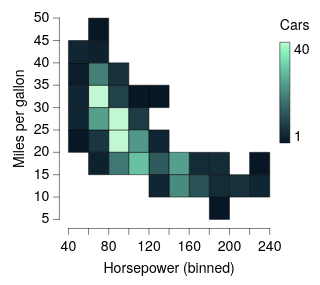

This figure's Vega-Lite source:
### Vega-Lite specification from a JSON file in a GitHub repository (floating-point values rounded to 4 significant figures; data arrays with more than 128 entries replaced by an {"elided": "..."} marker saying what was removed)
{"background": null, "config": {"arc": {"fill": "#DBDBDB", "fillOpacity": 1.0, "innerRadius": 25.0, "padAngle": 0.03, "stroke": "black", "strokeOpacity": 1, "strokeWidth": 0.25}, "area": {"fill": "#DBDBDB", "fillOpacity": 1.0, "stroke": "black", "strokeOpacity": 1, "strokeWidth": 0.25}, "axis": {"domain": true, "domainCap": "round", "domainColor": "black", "domainWidth": 0.25, "grid": false, "gridCap": "round", "gridColor": "#F1F1F1", "gridDash": [0, 0], "gridOpacity": 1.0, "gridWidth": 0.25, "labelColor": "black", "labelFont": "Helvetica Neue", "labelFontSize": 7, "labelFontStyle": "normal", "labelFontWeight": 400, "offset": 4.5, "ticks": true, "tickCap": "round", "tickColor": "black", "tickRound": false, "tickSize": 3, "tickWidth": 0.25, "titleColor": "black", "titleFont": "Helvetica Neue", "titleFontSize": 7, "titleFontStyle": "normal", "titleFontWeight": 400}, "axisX": {"domain": true, "labelAlign": "center", "labelAngle": 0, "labels": true, "ticks": true, "translate": 0}, "axisY": {"domain": true, "labelAlign": "right", "labelAngle": 0, "labels": true, "ticks": true, "translate": 0}, "axisRight": {"domain": true, "labelAlign": "left", "labelAngle": 0, "labels": true, "ticks": true, "translate": 0}, "axisTop": {"domain": true, "labelAlign": "center", "labelAngle": 0, "labels": true, "ticks": true, "translate": 0}, "axisBand": {"tickOffset": 0}, "bar": {"fill": "#DBDBDB", "fillOpacity": 1.0, "stroke": "black", "strokeOpacity": 1, "strokeWidth": 0.25}, "boxplot": {"size": 9.0, "ticks": {"cornerRadius": 0.25, "fill": "black", "size": 4.5, "thickness": 0.25}, "box": {"fillOpacity": 1.0, "stroke": "black", "strokeOpacity": 1, "strokeWidth": 0.25}, "median": {"fill": "black", "fillOpacity": 1.0, "size": 9.0, "thickness": 0.25}, "rule": {"fill": "black", "fillOpacity": 1.0, "size": 10.0, "stroke": "black", "strokeDash": [0, 0], "strokeOpacity": 1, "strokeWidth": 0.25}, "outliers": {"color": "black", "fill": "black", "fillOpacity": 1.0, "size": 0, "stroke": "black", "strokeOpacity": 1, "strokeWidth": 0.25}}, "circle": {"fill": "black", "fillOpacity": 1.0, "size": 0.5, "stroke": null, "strokeOpacity": 1, "strokeWidth": 0.25}, "errorband": {"band": {"fillOpacity": 0.6, "stroke": null, "strokeWidth": 0.25, "strokeOpacity": 1}, "borders": {"opacity": 0, "strokeOpacity": 0.25, "strokeWidth": 1}}, "errorbar": {"opacity": 1, "rule": {"strokeDash": [0, 0], "strokeWidth": 0.25}, "ticks": {"color": "black", "cornerRadius": 0.125, "opacity": 1, "size": 6.0, "thickness": 0.25}, "thickness": 0.25}, "font": "Helvetica Neue", "geoshape": {"fill": "#DBDBDB", "fillOpacity": 1.0, "stroke": "black", "strokeOpacity": 1, "strokeWidth": 0.25}, "header": {"labelColor": "black", "labelFont": "Helvetica Neue", "labelFontSize": 7, "labelFontStyle": "normal", "labelFontWeight": 400, "titleColor": "black", "titleFont": "Helvetica Neue", "titleFontSize": 7, "titleFontStyle": "normal", "titleFontWeight": 400, "titlePadding": 0}, "legend": {"disable": false, "offset": 4.5, "gradientLength": 50.0, "gradientThickness": 5.0, "gradientOpacity": 1.0, "gradientStrokeColor": "black", "gradientStrokeWidth": 0.25, "labelColor": "black", "labelFont": "Helvetica Neue", "labelFontSize": 7, "labelFontStyle": "normal", "labelFontWeight": 400, "strokeColor": "black", "strokeWidth": 0, "symbolSize": 42, "symbolStrokeColor": "black", "symbolStrokeWidth": 0.25, "titleColor": "black", "titleFont": "Helvetica Neue", "titleFontSize": 7, "titleFontStyle": "normal", "titleFontWeight": 400}, "line": {"color": "black", "stroke": "black", "strokeCap": "round", "strokeDash": [0, 0], "strokeOpacity": 1, "strokeWidth": 0.375}, "point": {"filled": true, "fill": "#DBDBDB", "fillOpacity": 1.0, "size": 5.0, "stroke": "black", "strokeOpacity": 1, "strokeWidth": 0.25}, "range": {"category": ["#C6D9F1", "#F1C9CB", "#FEF0B9", "#CEE37A", "#7AA8E0", "#E589A3", "#FDDD5D", "#68B961", "#4177B1", "#C35082", "#E5C227", "#438156"], "diverging": {"scheme": ["#C35082", "#CE6D94", "#D989A7", "#E2A4BA", "#EABFCE", "#F1DBE2", "#F6F6F6", "#D7E0EB", "#B9CBE0", "#9BB6D5", "#7DA1C9", "#5F8CBD", "#4177B1"]}, "heatmap": {"scheme": ["#081726", "#132936", "#1E3D46", "#295157", "#366666", "#427C76", "#4F9385", "#5CAB95", "#6AC3A4", "#78DCB0", "#89F3BA", "#C1F7D2"]}, "ordinal": {"scheme": ["#F1F1F1", "#DBDBDB", "#C6C6C6", "#B2B2B2", "#9D9D9D", "#898989", "#767676", "#636363", "#515151", "#404040", "#2F2F2F", "#1F1F1F"]}, "ramp": {"scheme": ["#DFE9F7", "#C6D9F1", "#ADC8EC", "#94B8E6", "#7AA8E0", "#6097DA", "#4D87CA", "#4177B1", "#386898", "#2F597F", "#264A69", "#1D3A58"]}}, "rule": {"color": "black", "stroke": "black", "strokeCap": "round", "strokeDash": [2, 2], "strokeOpacity": 1, "strokeWidth": 0.25}, "scale": {"bandPaddingInner": 0.1, "bandPaddingOuter": 0.1, "round": false}, "rect": {"fill": "#DBDBDB", "fillOpacity": 1.0, "stroke": "black", "strokeOpacity": 1, "strokeWidth": 0.25}, "square": {"fill": "#DBDBDB", "fillOpacity": 1.0, "size": 10.0, "stroke": "black", "strokeOpacity": 1, "strokeWidth": 0.25}, "text": {"color": "black", "font": "Helvetica Neue", "fontSize": 7, "fontStyle": "normal", "fontWeight": 400}, "title": {"anchor": "middle", "frame": "group", "color": "black", "font": "Helvetica Neue", "fontSize": 7, "fontStyle": "normal", "fontWeight": 400, "subtitleColor": "black", "subtitleFont": "Helvetica Neue", "subtitleFontSize": "Helvetica Neue", "subtitleFontStyle": "normal", "subtitleFontWeight": 400}, "view": {"continuousWidth": 100, "continuousHeight": 100, "discreteWidth": 100, "discreteHeight": 100, "fill": null, "stroke": null, "strokeWidth": 0.25}}, "data": {"name": "data-7285c4e2e195e5a75737a34913199f5f"}, "mark": {"type": "rect"}, "encoding": {"color": {"aggregate": "count", "title": "Cars", "type": "quantitative"}, "x": {"bin": {"maxbins": 12}, "field": "Horsepower", "type": "quantitative"}, "y": {"bin": {"maxbins": 12}, "field": "Miles_per_Gallon", "title": "Miles per gallon", "type": "quantitative"}}, "$schema": "https://vega.github.io/schema/vega-lite/v6.4.1.json", "datasets": {"data-7285c4e2e195e5a75737a34913199f5f": {"elided": "392 records"}}}
